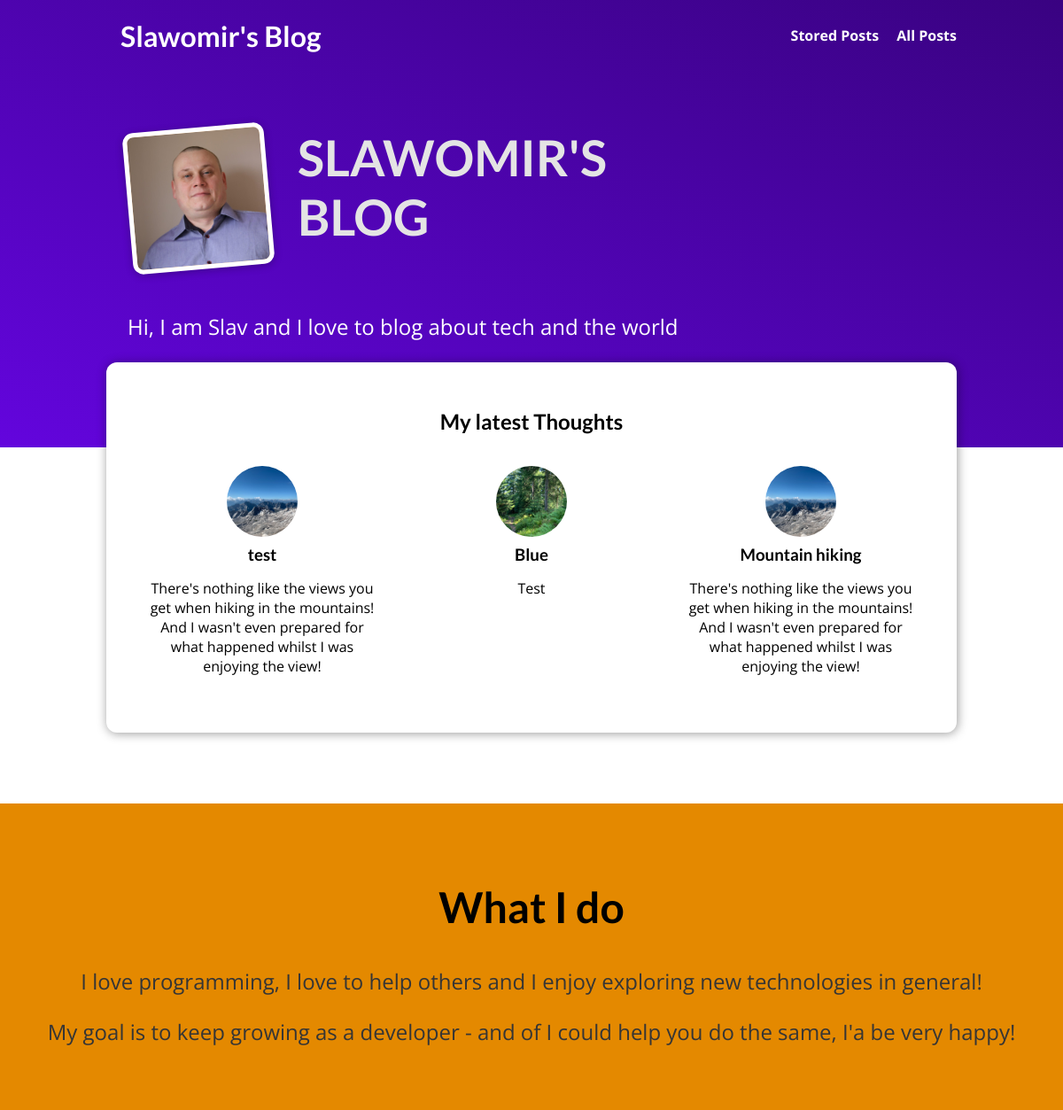
Before: / with the older database file.
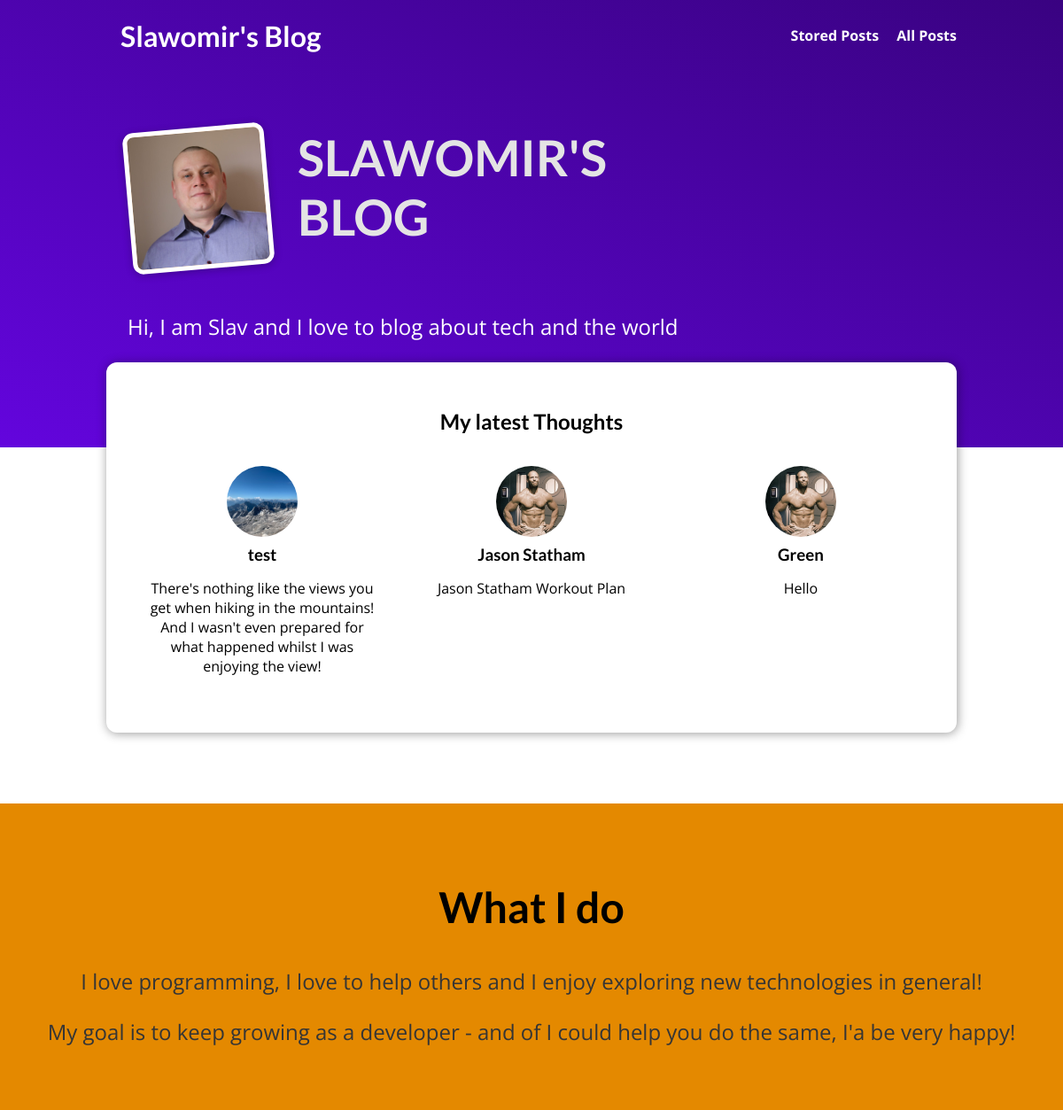
After: the same page with the newer database file.
### blog/models.py (models this page shows, shortened)
class Post(models.Model):
    title = models.CharField(max_length=50)
    excerpt = models.CharField(max_length=200)
    image = models.ImageField(upload_to=post_image_path, null=True)
    date = models.DateField(auto_now=True)
    slug = models.SlugField(unique=True, db_index=True)
    content = models.TextField(validators=[MinLengthValidator(10)])
    author = models.ForeignKey(
        Author, on_delete=models.SET_NULL, null=True, related_name="posts")
    tags = models.ManyToManyField(Tag)

### blog/views.py (the view)
# urls.py: path("", views.StartingPageView.as_view(), name="starting_page"),
class StartingPageView(ListView):
    template_name = "blog/index.html"
    model = Post
    ordering = ["-date"]
    def get_queryset(self):
        queryset = super().get_queryset()
        data = queryset[:3]
        return data

### blog/templates/blog/index.html (shortened to what this page needs)
{% extends "base.html" %}
{% load static %}
{% block css_files %}
<link rel="stylesheet" href="{% static 'blog/post.css' %}" />
<link rel="stylesheet" href="{% static 'blog/index.css' %}"/>
{% endblock %}
{% block content %}
<section id="welcome">
  <header>
    <img src="{% static 'blog/images/slav.jpeg' %}" alt="Max"/>
    <h2>SLAWOMIR'S BLOG</h2>
  </header>
  <p>Hi, I am Slav and I love to blog about tech  and the world</p>
</section>
<section id="latest-posts">
<h2>My latest Thoughts</h2>
<ul>
  {% for post in object_list %}
  {% include "blog/includes/post.html" %}
  {% endfor %}
</ul>
</section>
<section id="about">
  <h2>What I do</h2>
  <p>
    I love programming, I love to help others and I enjoy exploring new technologies in general!
  </p>
  <p>
    My goal is to keep growing as a developer - and of I could help you do the same, I'a be very happy!
  </p>
</section>
{% endblock %}

### blog/templates/blog/includes/post.html
<li>
    <article class="post">
      <a href="{% url 'post-detail-page' post.slug %}">
        <img src="{{ post.image.url }}" alt="{{ post.title }}" />
        <div class="post__content">
          <h3>{{ post.title }}</h3>
          <p>{{ post.excerpt }}</p>
        </div>
      </a>
    </article>
  </li>

Changed rows visible on the page:
no longer on this page (row unchanged): Post: image (picture), title "Blue", excerpt "Test"
no longer on this page (row unchanged): Post: image (picture), title "Mountain hiking", excerpt "There's nothing like the views you get when hiking in the mountains! And I wasn't even prepared for what happened whilst I was enjoying the view!"
added Post: image (picture), title "Jason Statham", excerpt "Jason Statham Workout Plan"
added Post: image (picture), title "Green", excerpt "Hello"
